Frame 1 (no input): blank canvas, image omitted
Frame 60 (no input): blank canvas, image omitted
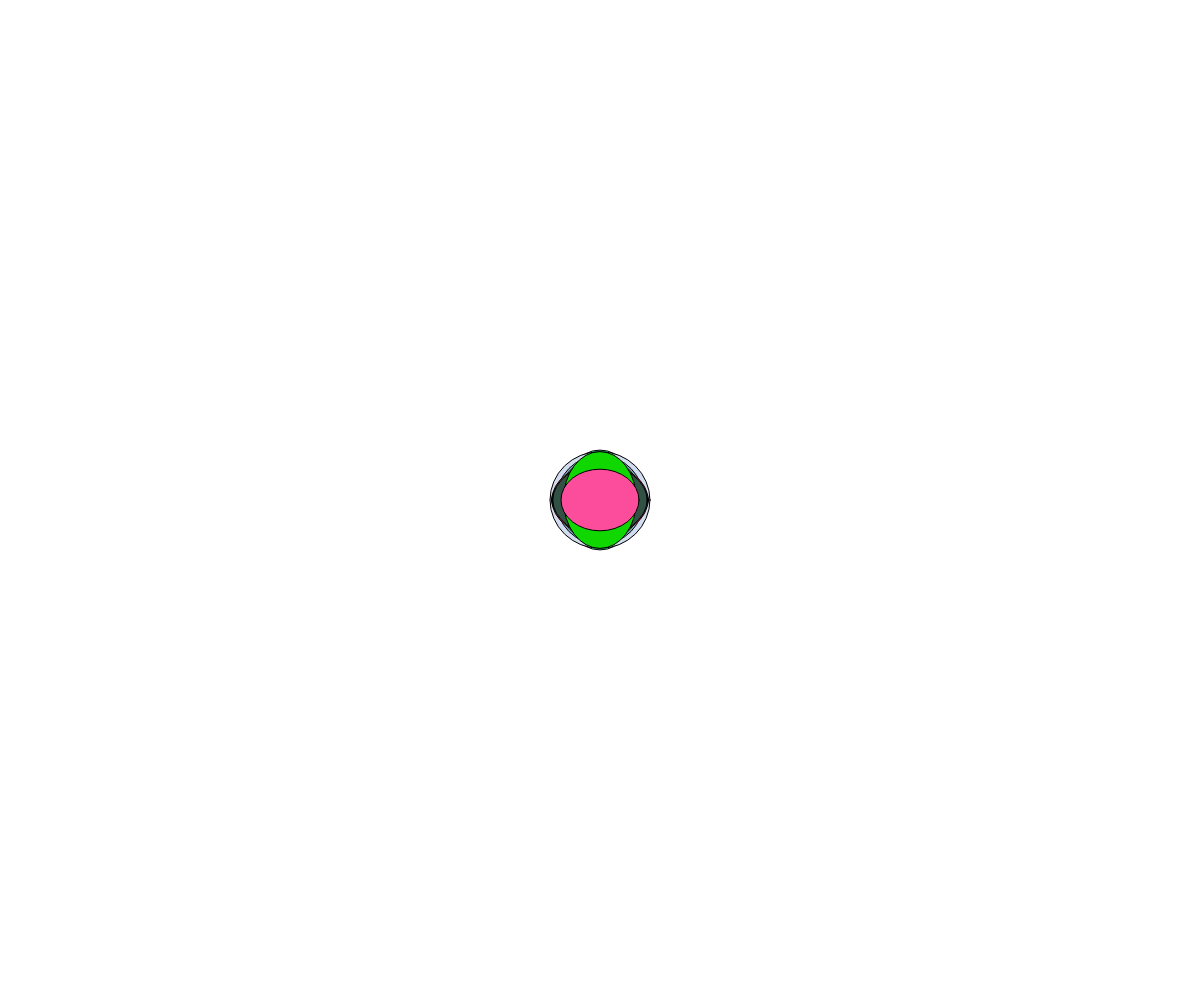
Frame 120 (the mouse pressed at the canvas centre since frame 60)

The p5.js sketch whose frames 1 and 60 were blank and that drew this single picture after the mouse press (run headless with seeded random() and noise() and a simulated clock; from frame 60 on, the mouse is pressed at the canvas centre):

// p5.js sketch
// ── sketch.js
function setup() {
	createCanvas(windowWidth, windowHeight);
}

// Checks to see whether 1 second has passed, if so execute code within 
function draw() {
	if (millis() > 1000) {
		fill(random(255), random(255), random(255));
		ellipse(mouseX, mouseY, random(50, 100), random(50, 100));
	}
}

// "a" clears everything 
function keyTyped() {
	if (key === "a") {
		background(255);
	}
}
